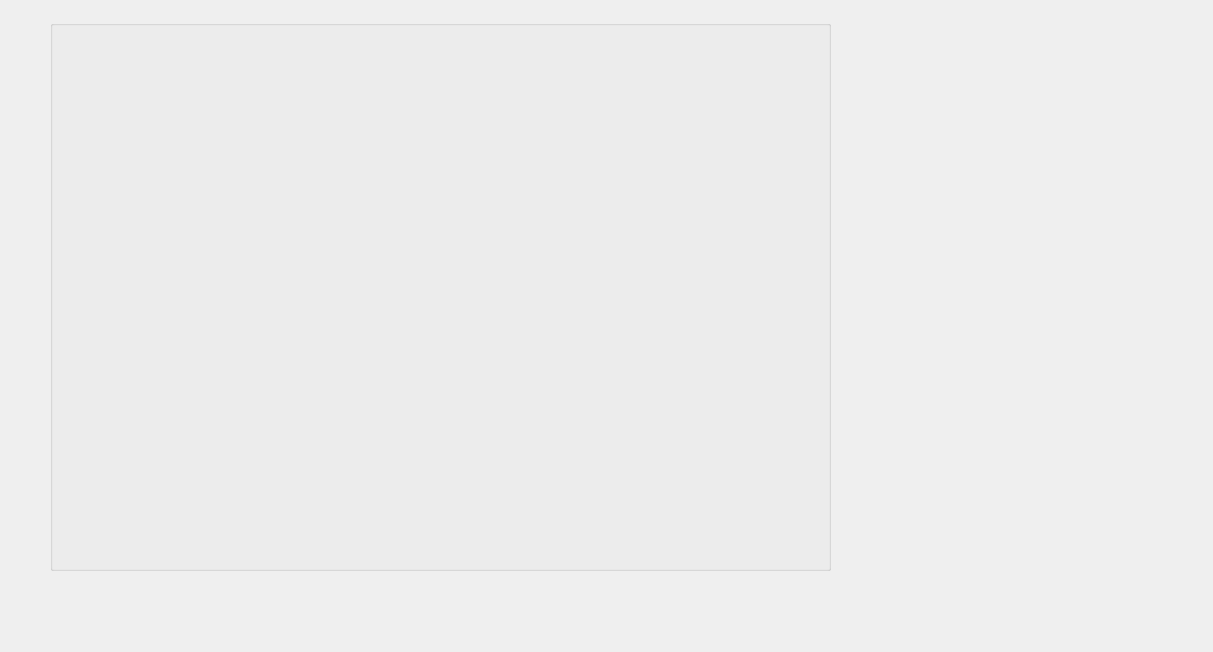
<?xml version="1.0" encoding="UTF-8"?>
<ui version="4.0">
 <class>Dialog</class>
 <widget class="QDialog" name="Dialog">
  <property name="geometry">
   <rect>
    <x>0</x>
    <y>0</y>
    <width>1213</width>
    <height>652</height>
   </rect>
  </property>
  <property name="windowTitle">
   <string>Dialog</string>
  </property>
  <widget class="QGroupBox" name="groupBox">
   <property name="geometry">
    <rect>
     <x>50</x>
     <y>20</y>
     <width>781</width>
     <height>551</height>
    </rect>
   </property>
   <property name="title">
    <string/>
   </property>
  </widget>
 </widget>
 <resources/>
 <connections/>
</ui>
